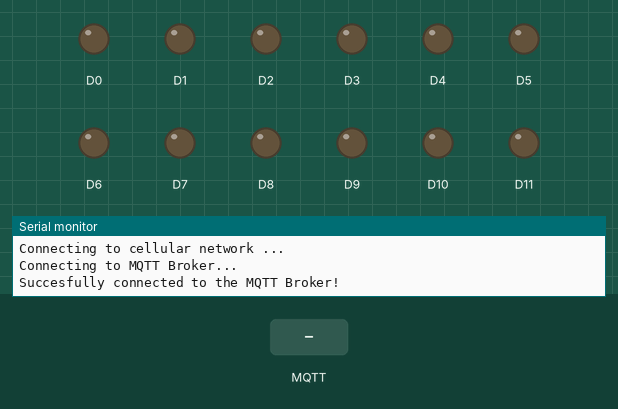
Simulated run of this sketch. Board: Arduino MKR. Shown: output pins drawn as LEDs (lit = HIGH), the last lines printed to the serial monitor. The test bench sets the inputs (shaded band). No MQTT or app messages arrive unless stated.

Above: at 5.4 s.
5.5 s: MQTT message "5" arrives on the first subscribed topic
At 6.6 s:
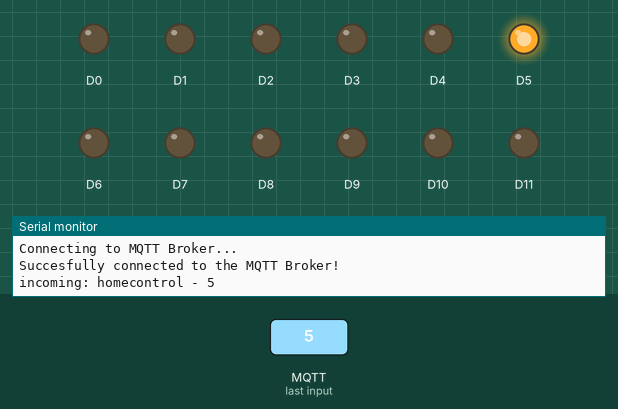
7.0 s: MQTT message "homecontrol" arrives on the first subscribed topic
At 7.8 s:
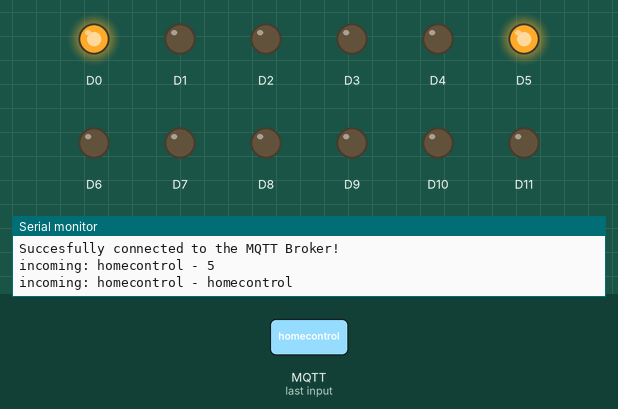
8.5 s: MQTT message "1" arrives on the first subscribed topic
At 8.9 s:
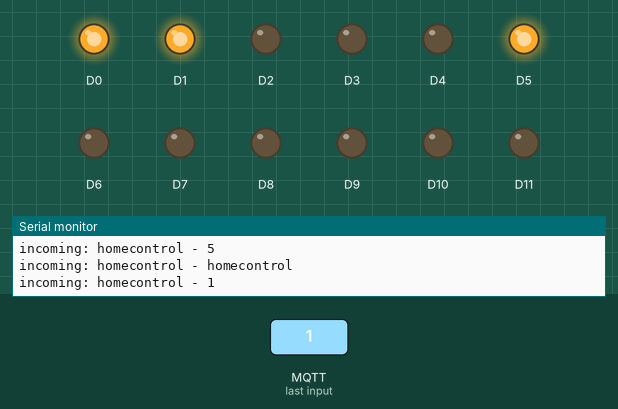
10.0 s: MQTT message "homecontroldelete" arrives on the first subscribed topic
At 11.2 s:
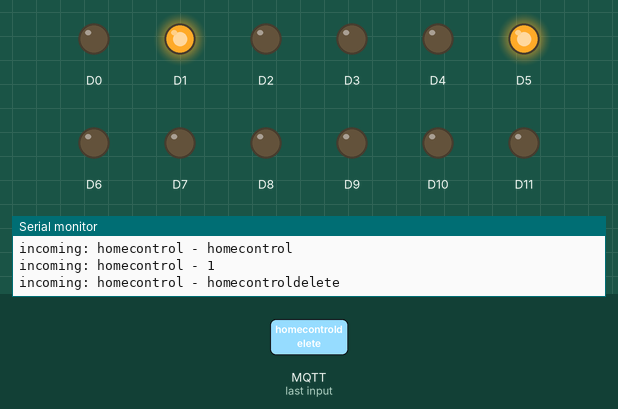
11.5 s: MQTT message "5" arrives on the third subscribed topic
At 12.3 s:
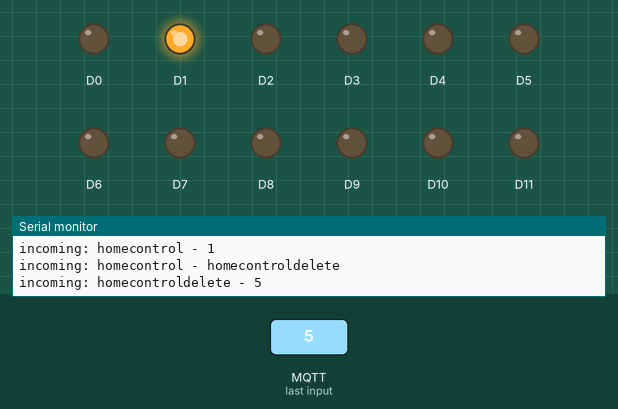
13.0 s: MQTT message "90" arrives on the first subscribed topic
At 13.5 s:
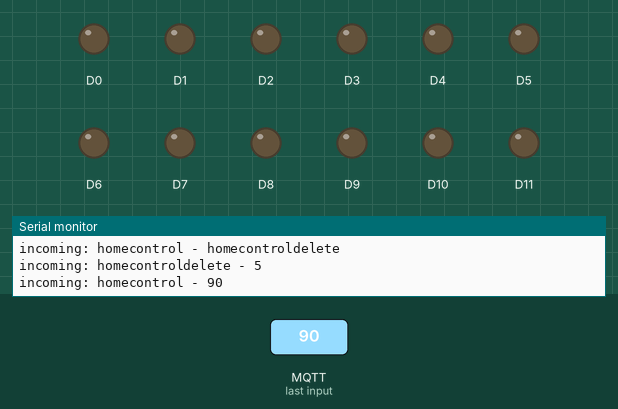
Timing chart, 0 to 15.5 s (numbered marks = the images above; inputs shaded):
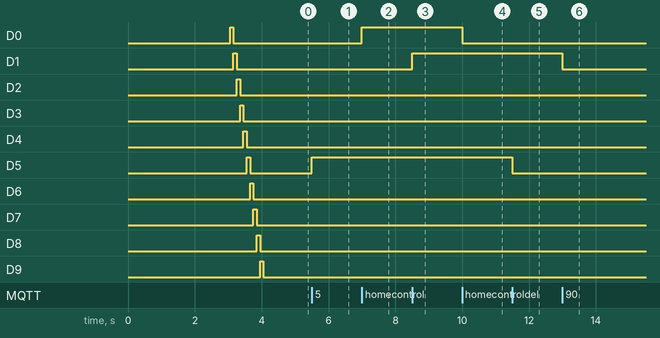

The sketch:

code.ino
```cpp
/*
* Home automation system.
* Control devices via MQTT Protocol
* Allows up to 12 devices to be controlled
*/

#include <MKRGSM.h>
#include <MQTT.h>
#include <ArduinoJson.h>

const char pin[]      = "";
const char apn[]      = "internet";
const char login[]    = "";
const char password[] = "";

GSMSSLClient net;
GPRS gprs;
GSM gsmAccess;
GSM_SMS sms;
MQTTClient client;

bool states[] = {false, false, false, false, false, false, false, false, false, false, false, false};

unsigned long lastPublish = 0;
unsigned long lastPublishTwo = 100;

void setup() {
  Serial.begin(115200);
  client.begin("MQTTHOSTNAME", 8883, net);
  client.onMessage(messageReceived);
  Serial.println("Starting to initialize connections.");
  connect();

  for (int i = 0; i <= 11; i++) {
    pinMode(i, OUTPUT);
  }

  for (int i = 0; i <= 11; i++) {
    digitalWrite(i, HIGH);
    delay(100);
    digitalWrite(i, LOW);
  }
}

void loop() {
  client.loop();

  for (int i = 0; i <= 11; i++) {
    if (states[i] == true) {
      digitalWrite(i, HIGH);
    } else {
      digitalWrite(i, LOW);
    }
  }

  if (millis() - lastPublish > 100) {
    StaticJsonDocument<256> status;
    status["group"] = "first";
    status["add0"] = String(states[0]);
    status["add1"] = String(states[1]);
    status["add2"] = String(states[2]);
    status["add3"] = String(states[3]);
    status["add4"] = String(states[4]);
    status["add5"] = String(states[5]);

    char data[128];

    int b = serializeJson(status, data);
    client.publish("homecontrolupdate", data);
    lastPublish = millis();
  }

  if (millis() - lastPublishTwo > 100) {
    StaticJsonDocument<256> status;
    status["group"] = "second";
    status["add6"] = String(states[6]);
    status["add7"] = String(states[7]);
    status["add8"] = String(states[8]);
    status["add9"] = String(states[9]);
    status["add10"] = String(states[10]);
    status["add11"] = String(states[11]);

    char data[128];
    int b = serializeJson(status, data);
    client.publish("homecontrolupdate", data);
    lastPublishTwo = millis();
  }

}

void messageReceived(String &topic, String &payload) {
  Serial.println("incoming: " + topic + " - " + payload);

  if (topic == "homecontrol") {
    int address = payload.toInt();

    if (address < 12) {
      if (states[address] == true) {
        states[address] = false;
      } else {
        states[address] = true;
      }
    } else {
      for (int i = 0; i <= 11; i++) {
        states[i] = false;
      }
    }
  } else if (topic == "homecontroldelete") {
    int address = payload.toInt();

    states[address] = false;
  }

}

void connect() {
  // connection state
  bool connected = false;

  Serial.print("Connecting to cellular network ...");

  // After starting the modem with gsmAccess.begin()
  // attach to the GPRS network with the APN, login and password
  while (!connected) {
    if ((gsmAccess.begin(pin) == GSM_READY) &&
        (gprs.attachGPRS(apn, login, password) == GPRS_READY)) {
      connected = true;
    } else {
      Serial.print(".");
      delay(1000);
    }
  }

  Serial.print("\nConnecting to MQTT Broker...");
  // 1: Client ID 2: Username 3: Password
  while (!client.connect("arduino", "USERNAME", "PASSWORD")) {
    Serial.print(".");
    delay(1000);
  }

  Serial.println("\nSuccesfully connected to the MQTT Broker!");
  client.subscribe("homecontrol");
  client.subscribe("homecontrolupdate");
  client.subscribe("homecontroldelete");
}
```

Measured:
- after the input at 5.5 s, D5: LOW → HIGH at once
- after the input at 7.0 s, D0: LOW → HIGH at once
- after the input at 8.5 s, D1: LOW → HIGH at once
- after the input at 10.0 s, D0: HIGH → LOW at once
- after the input at 11.5 s, D5: HIGH → LOW at once
- after the input at 13.0 s, D1: HIGH → LOW at once
